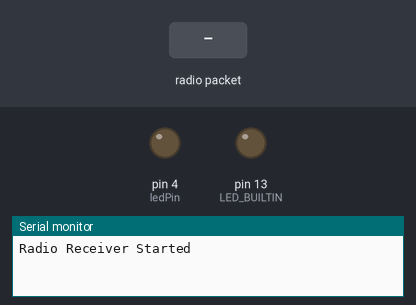
The sketch below on a simulated Arduino Uno, built with avr-gcc and run on an emulated ATmega328P. Shown: output pins drawn as LEDs (lit = HIGH), the last lines printed to the serial monitor. The inputs (shaded band) are chosen by the test bench. No radio packets arrive unless stated.

Above: at 0.01 s.
At 1.4 s:
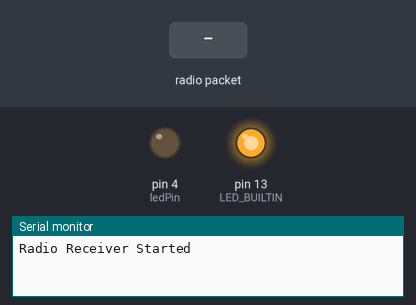
1.5 s: radio packet "A" arrives
At 3.4 s:
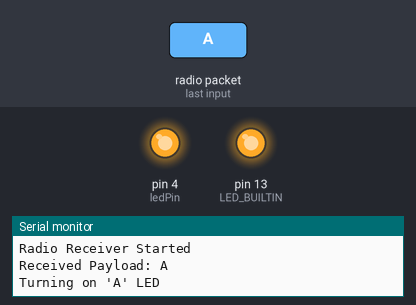
3.7 s: radio packet "1" arrives
Timing chart, 0 to 6.7 s (numbered marks = the images above; inputs shaded):
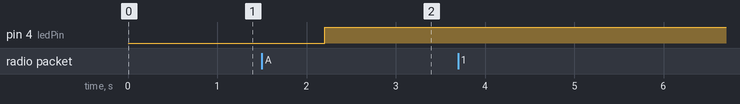

Measured:
- after the input at 1.5 s, pin 4 (ledPin): LOW → HIGH after 0.71 s

The sketch:

new_server.ino
```cpp
/*
SERVER-SIDE WIRELESS RECEIVER

This code runs in the "whose first" tower. It will eventually be merged with the code controlling the lights on the device
It runs a loop and "listens" for data from any of the six external remotes. Remotes should broadcast a unique character to identify them
In the future, the remotes may also broadcast an "opposite" character indicating the remote has been turned off. This will allow the remotes to "reset" the whose first tower

TO DO LIST:
DONE 1) Add LED verifing correct reception of a remote ID
2) Add code to accept all six remotes
3) Determine a method of resetting tower
4) Merge code with code controlling LEDs in whose first tower
5) Develop and build PCB for whose first tower
6) Verify accuracy of reception
*/


#include <SPI.h>
#include <RF24.h>

//Arduino Uno CE 8, CSN 10
//Arduino Nano CE 7, CSN 8
#define CE_PIN 8
#define CSN_PIN 10

//Create radio object using pins above
RF24 radio(CE_PIN, CSN_PIN);

//Create the payload and set it to a size
char receivedPayload[32];

//Create two LEDs used to debug
const int ledPin = 4;
const int readyLEDPin = 13;

void setup() {
  //Start Serial for debug purposes. This can be removed in final product
  Serial.begin(9600);

  //Assign the LEDs as an output
  pinMode(ledPin, OUTPUT);
  pinMode(LED_BUILTIN, OUTPUT);

  //Test to see if the radio device is connected properly and has started
  if (!radio.begin()) {
    Serial.println(F("Radio hardware is not responding!!"));
    while (1) {}  // If not, hold in infinite loop
  }

  //Assign an address to the receiver. MUST MATCH THE REMOTES
  radio.openReadingPipe(1, 0xDEADBEEF);

  //Start listening for transmissions
  radio.startListening();

  //Declare end of startup over Serial
  Serial.println(F("Radio Receiver Started"));
  delay(100);
  digitalWrite(LED_BUILTIN, HIGH);
  delay(100);
}

void loop() {
  //If a transmission is received, the following statement is run
  if (radio.available()) {
    radio.read(&receivedPayload, sizeof(receivedPayload));
    Serial.print(F("Received Payload: "));
    String remote = String(receivedPayload);
    Serial.println(receivedPayload);
    if(remote == "A"){
      Serial.println("Turning on 'A' LED");
      digitalWrite(ledPin, HIGH);
    }

  }

  //Temporary delay to debug more easily. Will be minimized in final code
  delay(1000);
}
```
